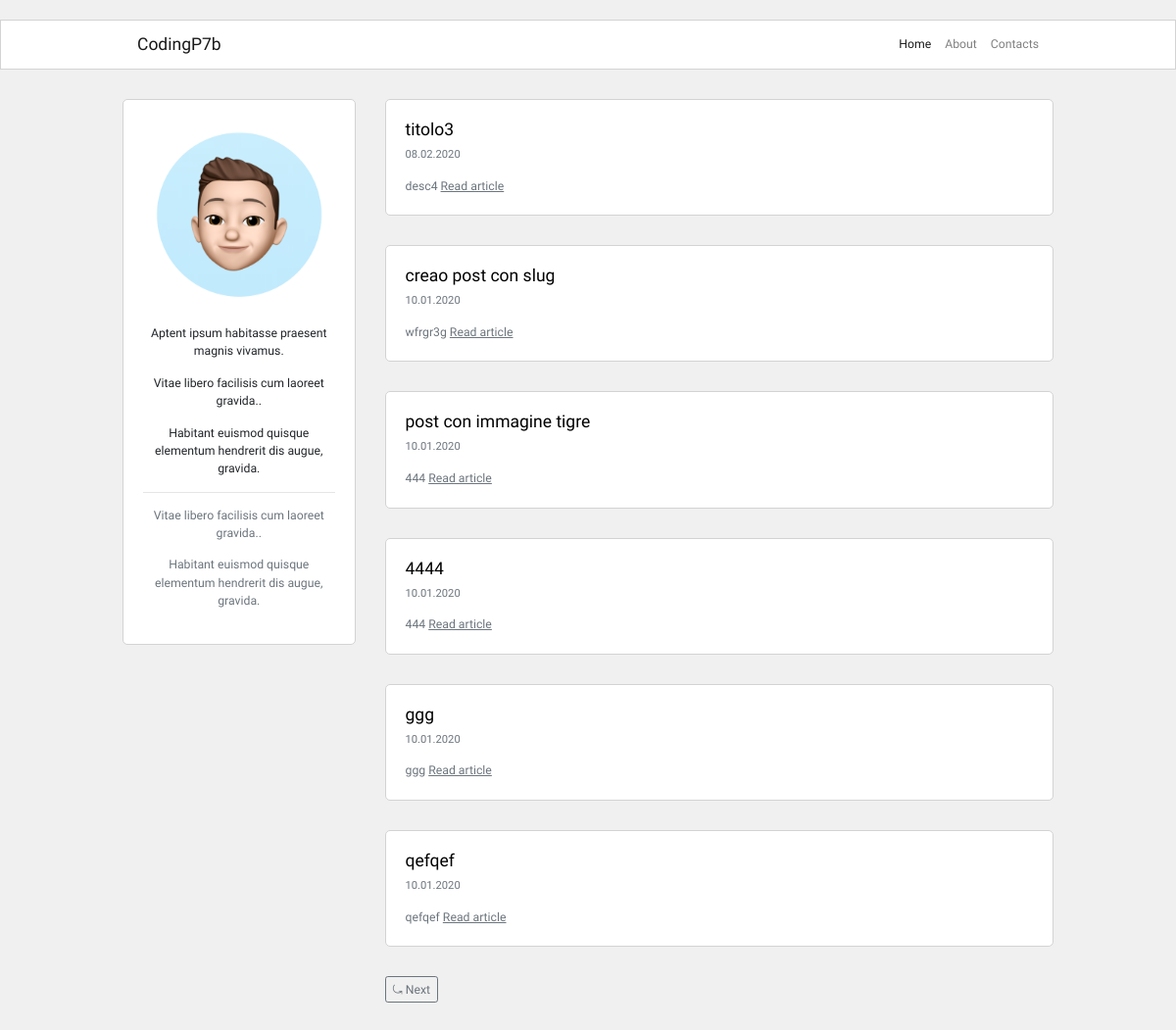
Before: / with the older database file.
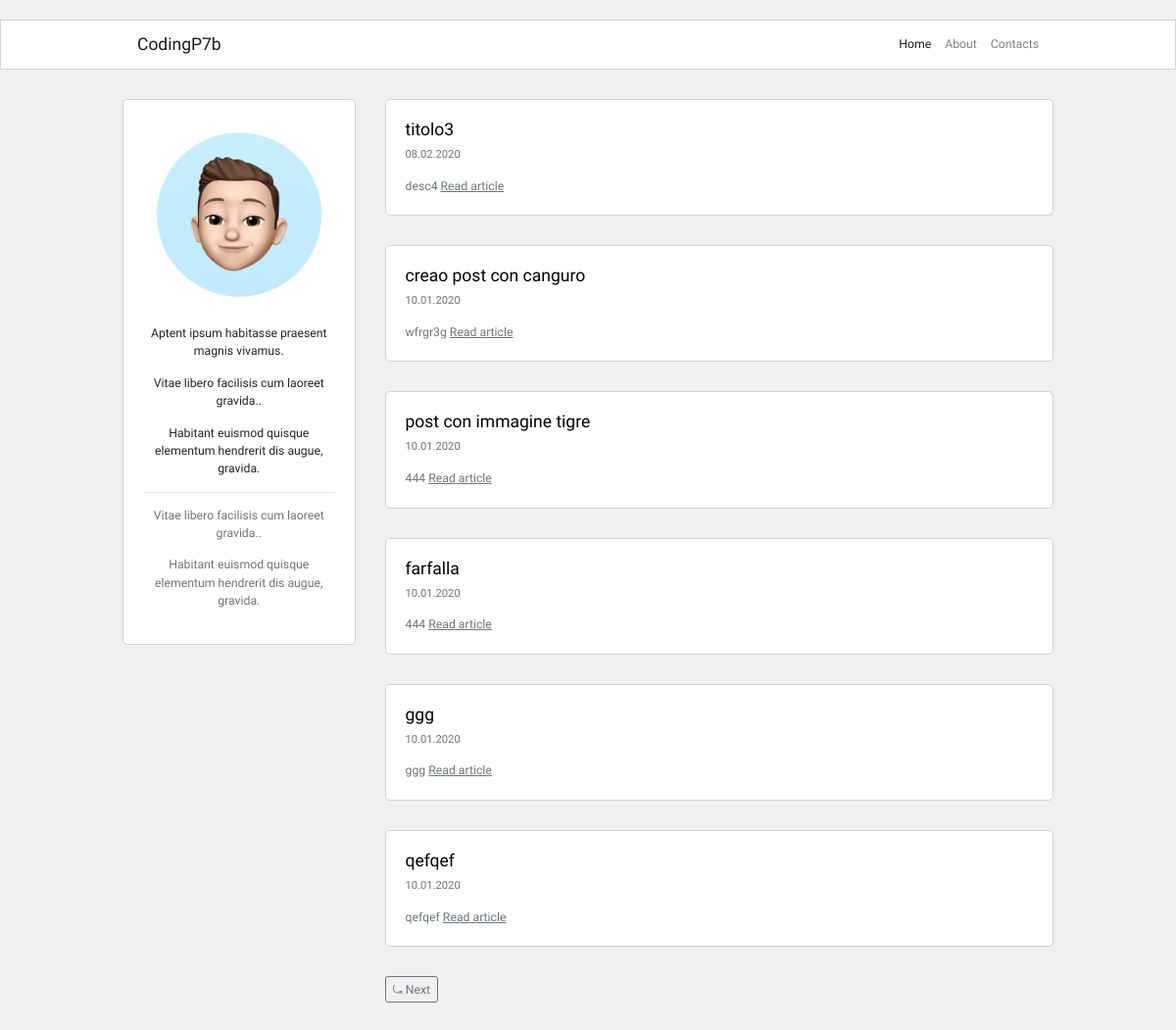
After: the same page with the newer database file.
### blog/models.py (models this page shows, shortened)
class Post(db.Model):
    id = db.Column(db.Integer, primary_key=True)
    user_id = db.Column(db.Integer, db.ForeignKey('user.id'), nullable=False)
    created_at = db.Column(db.DateTime, default=datetime.now)
    title = db.Column(db.String(120), nullable=False)
    description = db.Column(db.String(240))
    body = db.Column(db.Text(), nullable=False) # no string limits
    slug = db.Column(db.String(250))
    image = db.Column(db.String(120))

### blog/routes.py (the view)
@app.route("/")
def homepage():
    page_number = request.args.get('page', 1, type=int)
    posts = Post.query.order_by(Post.created_at.desc()).paginate(page_number, 6, True)
    if posts.has_next:
        next_page = url_for('homepage', page=posts.next_num)
    else:
        next_page = None
    if posts.has_prev:
        prev_page = url_for('homepage', page=posts.prev_num)
    else:
        prev_page = None
    return render_template("homepage.html",  posts=posts, current_page=page_number,
                           next_page=next_page, prev_page=prev_page)

### blog/templates/homepage.html (shortened to what this page needs)
{% extends 'base.html' %}
{% block content %}
<div class="container content-container" >
    <div class="row no-gutters">
        <div class="col-md-9 order-md-2">
            {% for p in posts.items %}
            <div class="single-post-home">
                <h5>
                    <a class="custom-link" href="{{ url_for('post_detail', post_slug=p.slug) }}">
                        {{ p.title }}
                    </a>
                </h5>
                <p class="p-small-two text-muted">{{ p.created_at.strftime('%d.%m.%Y') }}</p>
                {% if p.description %}
                <p class="p-small-one text-muted mb-0">
                    {{ p.description }}
                    <a class="read-more" href="{{ url_for('post_detail', post_slug=p.slug) }}">Read article</a>
                </p>
                {% endif %}
            </div>
            {% endfor %}
            <div class="pagination-block">
                {% if next_page %}
                <a class="btn btn-sm btn-outline-secondary" href="{{ next_page }}">⤿ Next</a>
                {% endif %}
            </div>
        </div>
        <div class="col-md-3 order-md-1">
            {%include 'about_me_snippet.html' %}
        </div>
    </div>
</div>
{% endblock %}

Changed rows visible on the page:
changed Post "wfrgr3g": title "creao post con slug" → "creao post con canguro"
changed Post: title "4444" → "farfalla"
